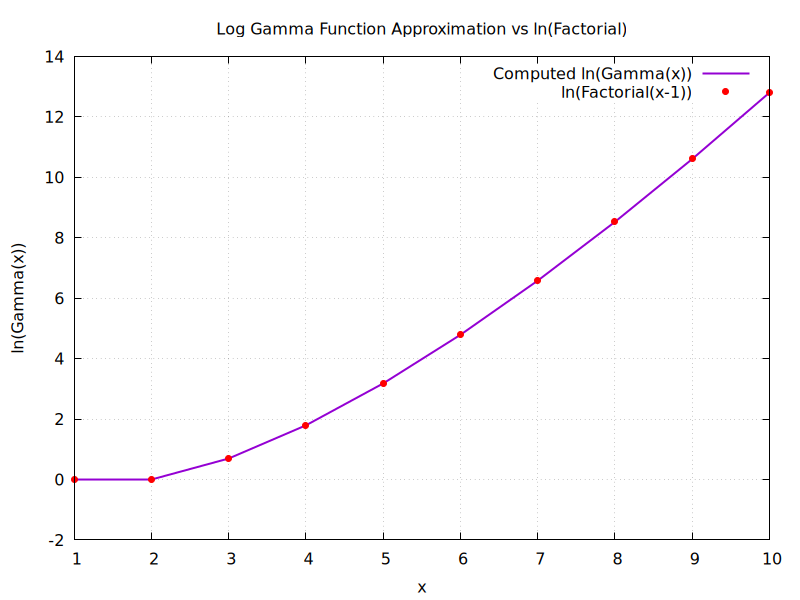

The gnuplot source for this figure:
set terminal pngcairo enhanced size 800,600
set output 'lngamma_plot.png'
set title 'Log Gamma Function Approximation vs ln(Factorial)'
set xlabel 'x'
set ylabel 'ln(Gamma(x))'
set grid
plot \
    'lngamma_data.txt' using 1:2 with lines lw 2 title 'Computed ln(Gamma(x))', \
    'lngamma_data.txt' using 1:3 with points pt 7 lc 'red' title 'ln(Factorial(x-1))'
